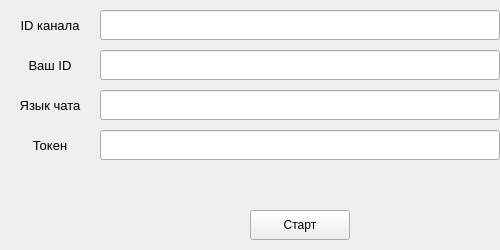
<?xml version="1.0" encoding="UTF-8"?>
<ui version="4.0">
 <class>MainWindow</class>
 <widget class="QMainWindow" name="MainWindow">
  <property name="geometry">
   <rect>
    <x>0</x>
    <y>0</y>
    <width>500</width>
    <height>250</height>
   </rect>
  </property>
  <property name="sizePolicy">
   <sizepolicy hsizetype="Fixed" vsizetype="Fixed">
    <horstretch>0</horstretch>
    <verstretch>0</verstretch>
   </sizepolicy>
  </property>
  <property name="windowTitle">
   <string>Disocrd Translator</string>
  </property>
  <widget class="QWidget" name="centralwidget">
   <widget class="QLineEdit" name="lineEdit">
    <property name="geometry">
     <rect>
      <x>100</x>
      <y>10</y>
      <width>400</width>
      <height>30</height>
     </rect>
    </property>
    <property name="font">
     <font>
      <pointsize>10</pointsize>
     </font>
    </property>
    <property name="inputMask">
     <string/>
    </property>
    <property name="text">
     <string/>
    </property>
    <property name="placeholderText">
     <string/>
    </property>
   </widget>
   <widget class="QLineEdit" name="lineEdit_2">
    <property name="geometry">
     <rect>
      <x>100</x>
      <y>50</y>
      <width>400</width>
      <height>30</height>
     </rect>
    </property>
    <property name="font">
     <font>
      <pointsize>10</pointsize>
     </font>
    </property>
   </widget>
   <widget class="QLineEdit" name="lineEdit_3">
    <property name="geometry">
     <rect>
      <x>100</x>
      <y>90</y>
      <width>400</width>
      <height>30</height>
     </rect>
    </property>
    <property name="font">
     <font>
      <pointsize>10</pointsize>
     </font>
    </property>
   </widget>
   <widget class="QLineEdit" name="lineEdit_4">
    <property name="geometry">
     <rect>
      <x>100</x>
      <y>130</y>
      <width>400</width>
      <height>30</height>
     </rect>
    </property>
    <property name="font">
     <font>
      <pointsize>10</pointsize>
     </font>
    </property>
   </widget>
   <widget class="QPushButton" name="pushButton">
    <property name="geometry">
     <rect>
      <x>250</x>
      <y>210</y>
      <width>100</width>
      <height>30</height>
     </rect>
    </property>
    <property name="text">
     <string>Старт</string>
    </property>
   </widget>
   <widget class="QLabel" name="label">
    <property name="geometry">
     <rect>
      <x>0</x>
      <y>10</y>
      <width>100</width>
      <height>30</height>
     </rect>
    </property>
    <property name="font">
     <font>
      <pointsize>10</pointsize>
     </font>
    </property>
    <property name="text">
     <string>ID канала</string>
    </property>
    <property name="alignment">
     <set>Qt::AlignCenter</set>
    </property>
   </widget>
   <widget class="QLabel" name="label_2">
    <property name="geometry">
     <rect>
      <x>0</x>
      <y>50</y>
      <width>100</width>
      <height>30</height>
     </rect>
    </property>
    <property name="font">
     <font>
      <pointsize>10</pointsize>
     </font>
    </property>
    <property name="text">
     <string>Ваш ID</string>
    </property>
    <property name="alignment">
     <set>Qt::AlignCenter</set>
    </property>
   </widget>
   <widget class="QLabel" name="label_3">
    <property name="geometry">
     <rect>
      <x>0</x>
      <y>90</y>
      <width>100</width>
      <height>30</height>
     </rect>
    </property>
    <property name="font">
     <font>
      <pointsize>10</pointsize>
     </font>
    </property>
    <property name="text">
     <string>Язык чата</string>
    </property>
    <property name="alignment">
     <set>Qt::AlignCenter</set>
    </property>
   </widget>
   <widget class="QLabel" name="label_4">
    <property name="geometry">
     <rect>
      <x>0</x>
      <y>130</y>
      <width>100</width>
      <height>30</height>
     </rect>
    </property>
    <property name="font">
     <font>
      <pointsize>10</pointsize>
     </font>
    </property>
    <property name="text">
     <string>Токен</string>
    </property>
    <property name="alignment">
     <set>Qt::AlignCenter</set>
    </property>
   </widget>
  </widget>
 </widget>
 <resources/>
 <connections/>
</ui>
